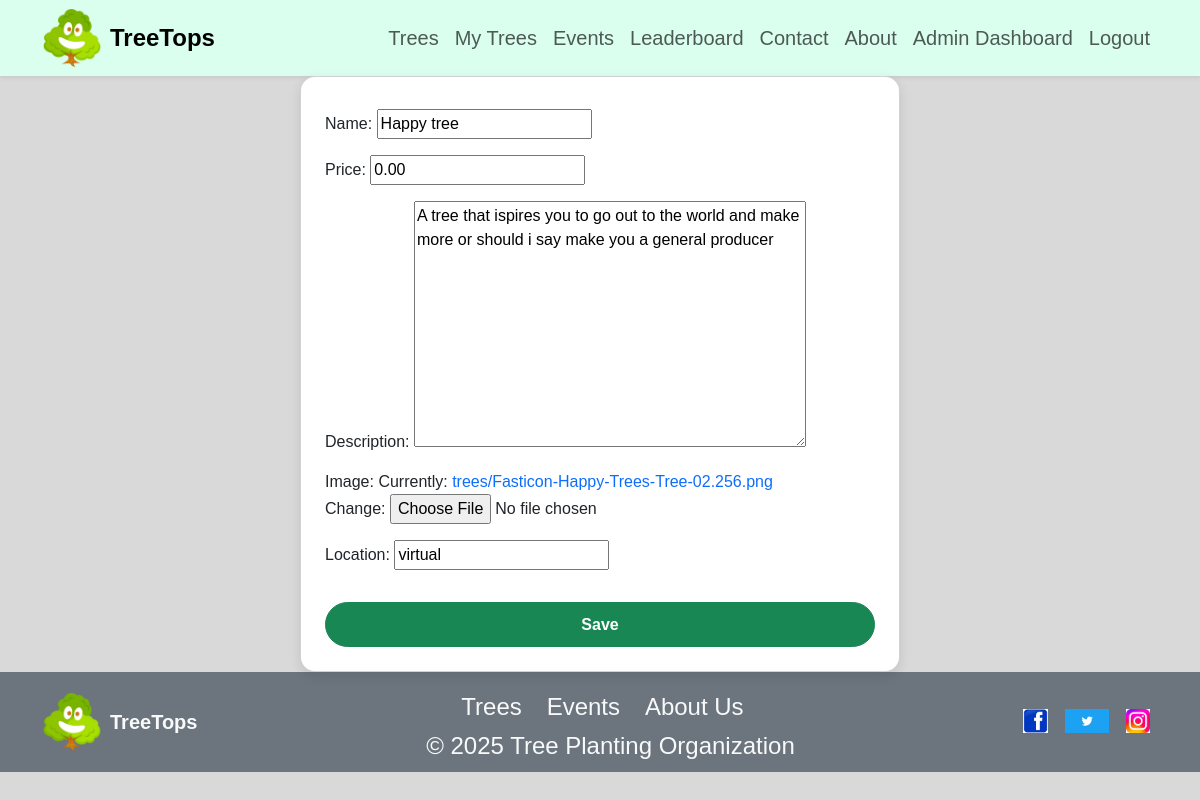
Page /tree/5/edit/ (signed in) on the committed database.
### trees/models.py (models this page shows, shortened)
class Tree(models.Model):
    name = models.CharField(max_length=200)
    description = models.TextField()
    image = models.ImageField(upload_to='trees/', default='images/logo.png')
    location = models.CharField(max_length=200)
    price = models.DecimalField(max_digits=10, decimal_places=2, null=True, blank=True)
    owner = models.ForeignKey(User, on_delete=models.CASCADE)
    date_added = models.DateTimeField(auto_now_add=True)

### trees/views.py (the view)
# urls.py: path('tree/<int:id>/edit/', views.edit_tree, name='edit_tree'),
@login_required
def edit_tree(request, id):
    tree = get_object_or_404(Tree, id=id)
    if request.user != tree.owner:
        return HttpResponseForbidden("You are not allowed to edit this tree.")
    if request.method == "POST":
        form = TreeForm(request.POST, request.FILES, instance=tree)
        if form.is_valid():
            form.save()
            return redirect('tree_detail', id=tree.id)
    else:
        form = TreeForm(instance=tree)
    context =  {'form': form,
                'tree': tree}
    return render(request, 'tree_app/edit_tree.html',context)

### trees/forms.py
class TreeForm(forms.ModelForm):
    class Meta:
        model = Tree
        fields = ['name', 'price', 'description', 'image', 'location']

### trees/templates/tree_app/edit_tree.html (shortened to what this page needs)
{% extends 'home.html' %}
{% block content %}
<div class="card custom-card p-4 mx-auto" style="max-width:600px;">
    <form method="POST" enctype="multipart/form-data">
        {{ form.as_p }}
        <button type="submit" class="btn btn-success btn-custom w-100 mt-3">Save</button>
    </form>
</div>
{% endblock %}

### static/css/style.css (style rules this page uses)
body { font-family: 'Arial', sans-serif; background-color: #d9d9d9; color: #333; }
:root { --gen:DAFFEF }
a { text-decoration: none; }
.card.custom-card { border-radius: 15px; box-shadow: 0 4px 12px rgba(0,0,0,0.1); transition: transform 0.2s ease, box-shadow 0.2s ease; }
.btn-custom { border-radius: 50px; padding: 0.6rem 1.4rem; font-weight: 600; transition: all 0.2s ease; }
html { scroll-behavior: smooth; }

### rows in the picture
Tree: name "Happy tree", price "0.00", description "A tree that ispires you to go out to the world and make more or should i say make you a general producer", location "virtual"
